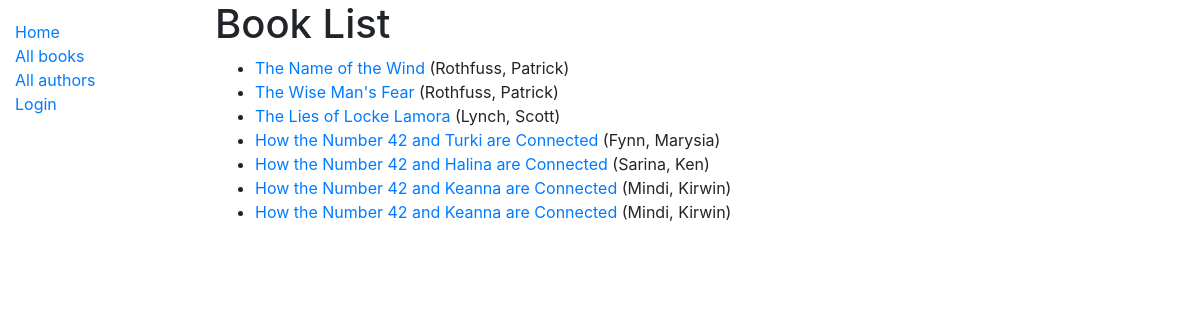
/catalog/books/, run on the app's committed database.
### catalog/models.py (models this page shows, shortened)
class Book(models.Model):
    title = models.CharField(max_length=200)
    author = models.ForeignKey('Author', on_delete=models.SET_NULL, null=True)
    summary = models.TextField(max_length=1000, help_text='Enter a brief description of the book')
    isbn = models.CharField('ISBN', max_length=13, help_text='13 Character <a href="https://www.isbn-international.org/content/what-isbn">ISBN number</a>')
    genre = models.ManyToManyField(Genre, help_text='Select a genre for this book')
    def get_absolute_url(self):
        return reverse('book-detail', args=[str(self.id)])

class Author(models.Model):
    first_name = models.CharField(max_length=100)
    last_name = models.CharField(max_length=100)
    date_of_birth = models.DateField(null=True, blank=True)
    date_of_death = models.DateField('Died', null=True, blank=True)
    class Meta:
        ordering = ['last_name', 'first_name']
    def __str__(self):
        return f'{self.last_name}, {self.first_name}'

### catalog/views.py (the view)
# urls.py: path('books/', views.BookListView.as_view(), name='books'),
class BookListView(generic.ListView):
    model = Book
    paginate_by = 10

### catalog/templates/catalog/book_list.html
{% extends "base_generic.html" %}
{% block content %}
  <h1>Book List</h1>
  {% if book_list %}
  <ul>
    {% for book in book_list %}
      <li>
        <a href="{{ book.get_absolute_url }}">{{ book.title }}</a> ({{book.author}})
      </li>
    {% endfor %}
  </ul>
  {% else %}
    <p>There are no books in the library.</p>
  {% endif %}
{% endblock %}

### data on the page
Book: title "The Name of the Wind", author "Rothfuss, Patrick"
Book: title "The Wise Man's Fear", author "Rothfuss, Patrick"
Book: title "The Lies of Locke Lamora", author "Lynch, Scott"
Book: title "How the Number 42 and Turki are Connected", author "Fynn, Marysia"
Book: title "How the Number 42 and Halina are Connected", author "Sarina, Ken"
Book: title "How the Number 42 and Keanna are Connected", author "Mindi, Kirwin"
Book: title "How the Number 42 and Keanna are Connected", author "Mindi, Kirwin"
